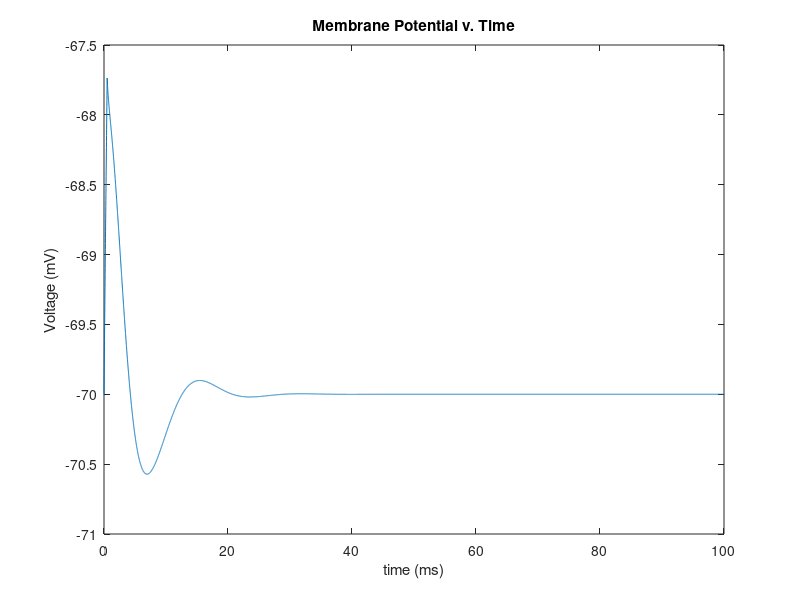
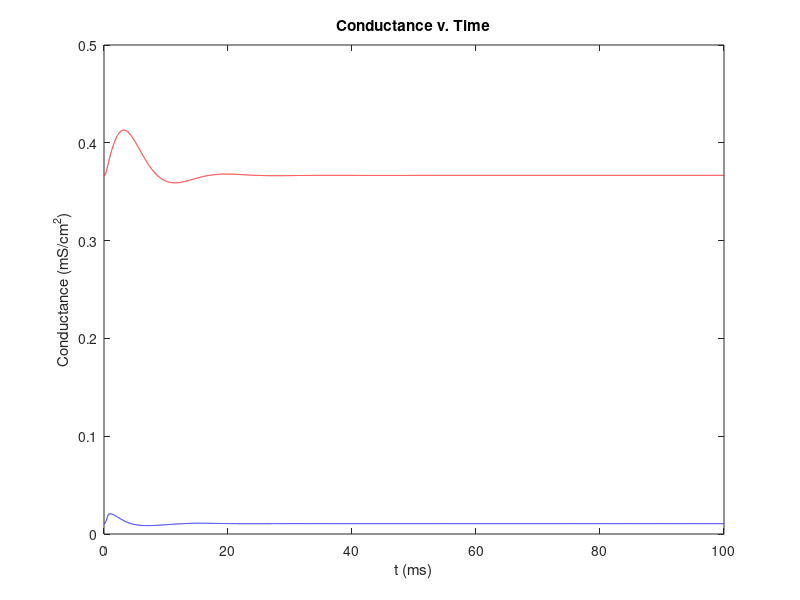

The MATLAB script that drew these images, in order:
%Initialize all constants
g_k = 36;
g_na = 120;
g_l = .3;
e_k = -12;
e_na = 115;
e_l = 10.6;
v_rest = -70;
c_m = 1;

%Introduce all variables
% v_m = membrane voltage
% m = probability of active sodium channels
% h = probability of inactive sodium channels
% n = probability of active potassium channels

v_m = 0; %start membrane at 0 for the purposes of solving the differential equations

%setup time period
step = .01;
t = 0:step:100;

%create 5 uA/cm^2 pulse for .5 ms
x = 0:step:.5;
I = zeros(1,length(t));
I(1:length(x)) = 5;


%Initial conditions
a_m = .1*((25-v_m)/(exp((25-v_m)/10)-1));
b_m = 4*exp(-v_m/18);
a_h = .07*exp(-v_m/20);
b_h = 1/(exp((30-v_m)/10)+1);
a_n = .01*((10-v_m)/(exp((10-v_m)/10)-1));
b_n = .125*exp(-v_m/80);

m = a_m/(a_m + b_m);
h = a_h/(a_h + b_h);
n = a_n/(a_n + b_n);

G_na = (m^3)*g_na*h;
G_k = (n^4)*g_k;
G_l = g_l;

%main loop over 100 ms: calculate probability coeffs, ion channel currents,
%and run euler's method to obtain next point in time
for i = 1:length(t)-1

a_m(i) = .1*((25-v_m(i))/(exp((25-v_m(i))/10)-1));
b_m(i) = 4*exp(-v_m(i)/18);
a_h(i) = .07*exp(-v_m(i)/20);
b_h(i) = 1/(exp((30-v_m(i))/10)+1);
a_n(i) = .01*((10-v_m(i))/(exp((10-v_m(i))/10)-1));
b_n(i) = .125*exp(-v_m(i)/80);

i_na = (m(i)^3)*g_na*h(i)*(v_m(i) - e_na);
G_na(i+1) = (m(i)^3)*g_na*h(i);
i_k = (n(i)^4)*g_k*(v_m(i) - e_k);
G_k(i+1) = (n(i)^4)*g_k;
i_l = g_l*(v_m(i) - e_l);
G_l = g_l;
i_ion = I(i) - i_na - i_k - i_l;

v_m(i+1) = v_m(i) + (step*(i_ion/c_m));
m(i+1) = m(i) + (step*((a_m(i)*(1-m(i)))-(b_m(i)*m(i))));
h(i+1) = h(i) + (step*((a_h(i)*(1-h(i)))-(b_h(i)*h(i))));
n(i+1) = n(i) + (step*((a_n(i)*(1-n(i)))-(b_n(i)*n(i))));

end

v_m = v_m + v_rest; %shift resting potential down to -70mV


plot(t,v_m);
xlabel('time (ms)'); ylabel('Voltage (mV)'); title('Membrane Potential v. Time')

figure
plot(t,G_k,'r',t,G_na,'b');
xlabel('t (ms)'); ylabel('Conductance (mS/cm^{2})'); title('Conductance v. Time')